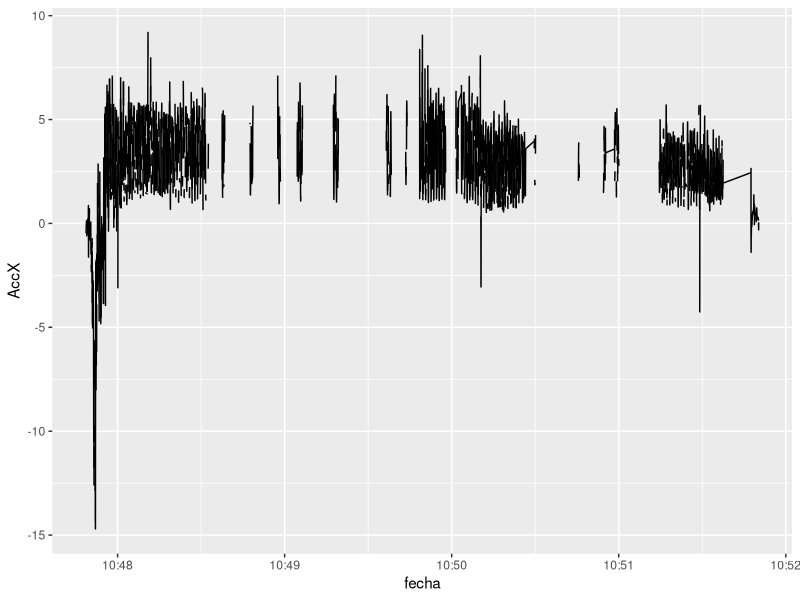
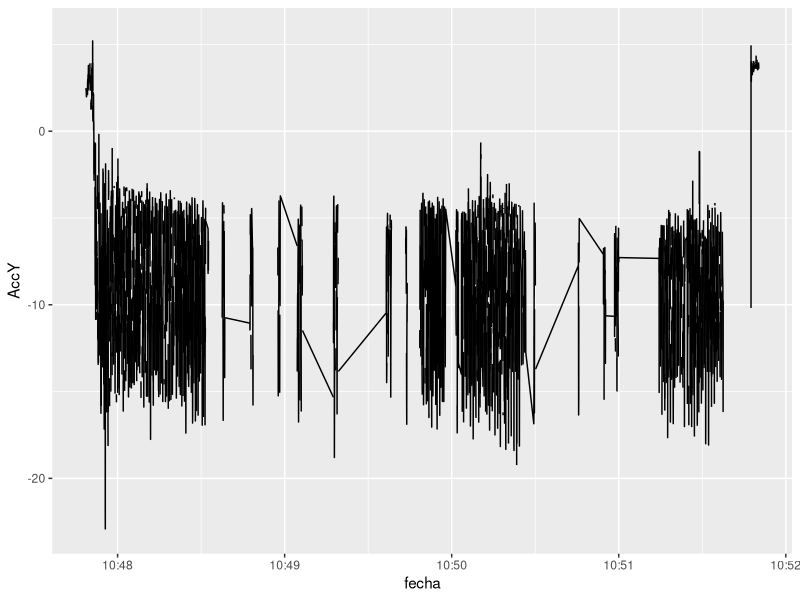
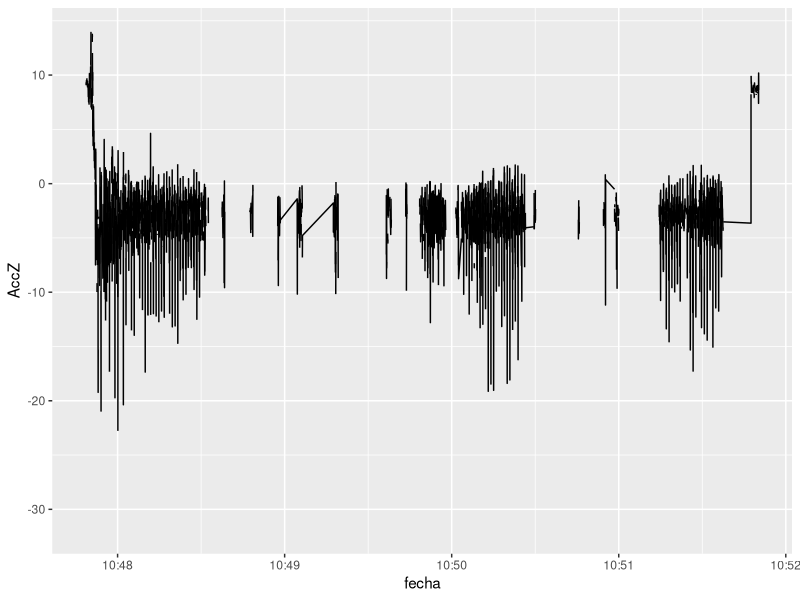
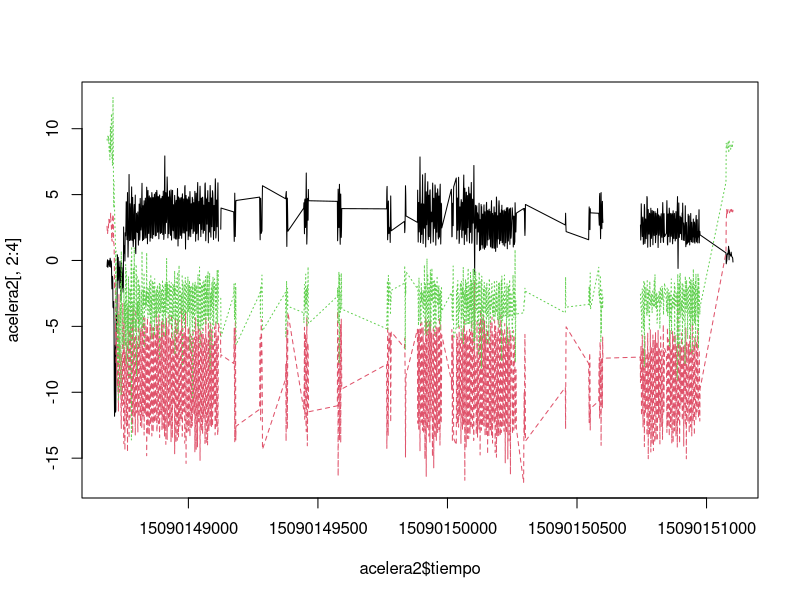
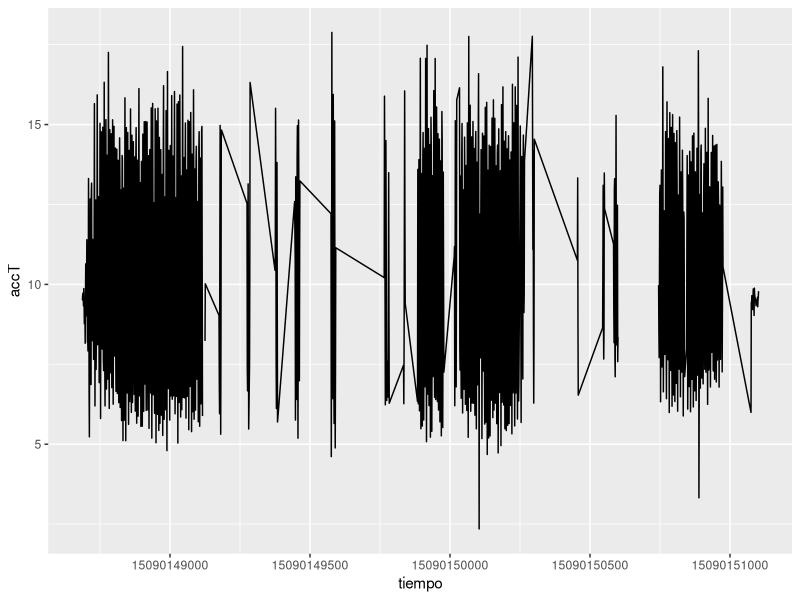
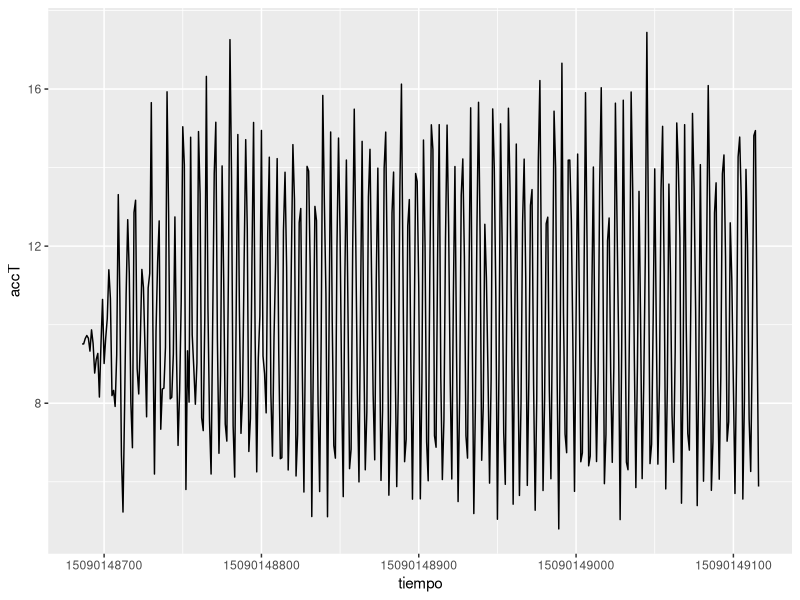
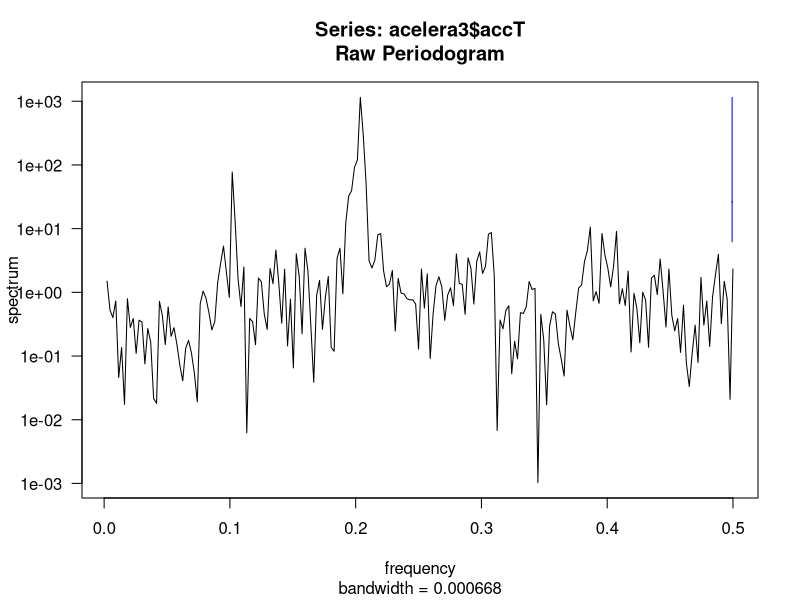

The R source for these figures, in order:
## ---- chunk 1
knitr::opts_chunk$set(echo = TRUE)
## ---- chunk 2
acelera <- read.csv( "Camino a la oficina Grabaci_n 1.csv")
## ---- chunk 3
library(dplyr)
acelera <- acelera %>%
        mutate(fecha= as.POSIXct(timestamp/1000, origin = "1970-01-01"))
## ---- chunk 4
library(ggplot2)
ggplot(acelera, aes(fecha, AccX)) +
  geom_line()
## ---- chunk 5
library(ggplot2)
ggplot(acelera, aes(fecha, AccY)) +
  geom_line()
## ---- chunk 6
library(ggplot2)
ggplot(acelera, aes(fecha, AccZ)) +
  geom_line()
## ---- chunk 7
summary(acelera)
## ---- chunk 8
library(dplyr)
acelera2 <- acelera %>%
  mutate(tiempo = timestamp %/% 100) %>%
  group_by(tiempo) %>%
  summarise(AccX = mean(AccX, na.rm = TRUE),
            AccY = mean(AccY, na.rm = TRUE),
            AccZ = mean(AccZ, na.rm = TRUE))
## ---- chunk 9
matplot(acelera2$tiempo, acelera2[, 2:4], type = "l")
## ---- chunk 10
library(dplyr)
acelera2 <- acelera2 %>%
            mutate(accT = sqrt(AccX ^ 2 + AccY ^ 2 + AccZ ^ 2))
## ---- chunk 11
library(ggplot2)
ggplot(acelera2, aes(tiempo, accT)) + geom_line()
## ---- chunk 12
diff(acelera2$tiempo)

cambios <- which(diff(acelera2$tiempo) != 1)

cambios
## ---- chunk 13
acelera3 <- acelera2[1:cambios[1], ]
## ---- chunk 14
ggplot(acelera3, aes(tiempo, accT)) + geom_line()
## ---- chunk 15
r1 <- spec.pgram(acelera3$accT, las = 1)
## ---- chunk 16
maxFrec <- r1$freq[which(r1$spec == max(r1$spec))]
maxFrec
## ---- chunk 17
tiempoT <- diff(range(acelera3$tiempo))
numPeriodos <- tiempoT * maxFrec 

tiempoT
numPeriodos
